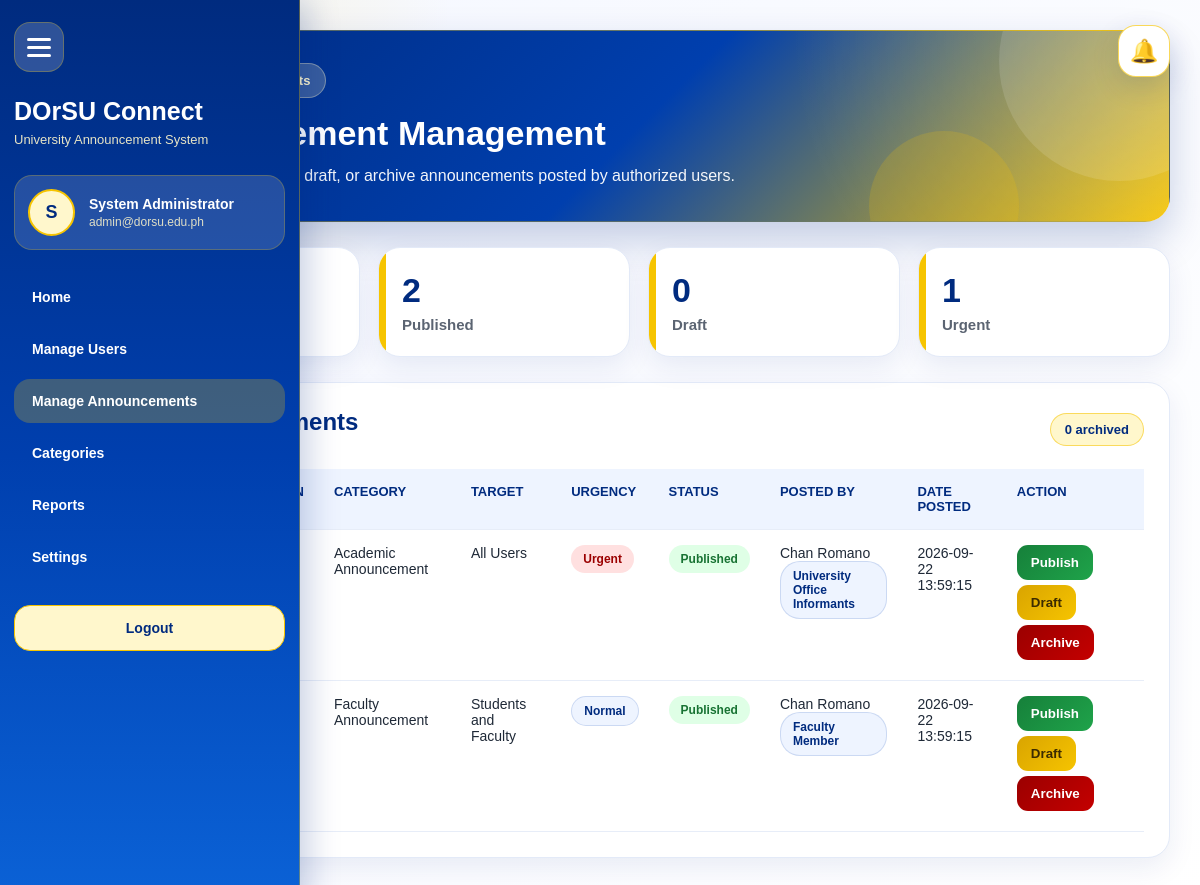
Page /dashboards/admin_dashboard.php?page=manage_announcements (signed in) on the committed database.
### tables this page shows
CREATE TABLE announcements (
    id INT AUTO_INCREMENT PRIMARY KEY,
    announcement_type ENUM('faculty', 'program') DEFAULT 'faculty',
    title VARCHAR(200) NOT NULL,
    description TEXT NOT NULL,
    announcement_date DATE NULL,
    announcement_time TIME NULL,
    faculty_name VARCHAR(150) NULL,
    program_name VARCHAR(150) NULL,
    category VARCHAR(100) DEFAULT 'General Announcement',
    target_audience VARCHAR(100) DEFAULT 'All Users',
    urgency ENUM('normal', 'urgent') DEFAULT 'normal',
    status ENUM('draft', 'published', 'archived') DEFAULT 'published',
    posted_by INT NOT NULL,
    created_at TIMESTAMP DEFAULT CURRENT_TIMESTAMP,
    updated_at TIMESTAMP NULL DEFAULT NULL ON UPDATE CURRENT_TIMESTAMP,
    CONSTRAINT fk_announcements_posted_by
        FOREIGN KEY (posted_by) REFERENCES users(id) ON DELETE CASCADE
);

CREATE TABLE users (
    id INT AUTO_INCREMENT PRIMARY KEY,
    full_name VARCHAR(150) NOT NULL,
    email VARCHAR(150) NOT NULL UNIQUE,
    password VARCHAR(255) NOT NULL,
    role ENUM('admin', 'informant', 'faculty', 'student') NOT NULL,
    student_id VARCHAR(50) NULL,
    faculty_id VARCHAR(50) NULL,
    office_name VARCHAR(150) NULL,
    program VARCHAR(150) NULL,
    year_level VARCHAR(50) NULL,
    section VARCHAR(50) NULL,
    department VARCHAR(150) NULL,
    status ENUM('pending', 'approved', 'rejected') DEFAULT 'pending',
    created_at TIMESTAMP DEFAULT CURRENT_TIMESTAMP,
    reset_code VARCHAR(10) NULL,
    reset_code_expires DATETIME NULL
);

### includes/auth.php (called while the page is built, shortened)
<?php
function getUserFullName() {
    return isset($_SESSION["full_name"]) ? $_SESSION["full_name"] : "User";
}
function getUserEmail() {
    return isset($_SESSION["email"]) ? $_SESSION["email"] : "";
}
?>

### classes/Dashboard.php (called while the page is built, shortened)
<?php
class Dashboard {
    private $conn;
    public function __construct($conn = null) {
        $this->conn = $conn;
    }
    public function getTotalAnnouncementsByStatus($status) {
        $stmt = $this->conn->prepare("SELECT COUNT(*) AS total FROM announcements WHERE status = ?");
        $stmt->bind_param("s", $status);
        $stmt->execute();
        $result = $stmt->get_result();
        $total = 0;
        if ($result) {
            $total = $result->fetch_assoc()["total"];
        }
        return $total;
    }
    public function getTotalUrgentAnnouncements() {
        $result = $this->conn->query("SELECT COUNT(*) AS total FROM announcements WHERE urgency = 'urgent'");
        if ($result) {
            return $result->fetch_assoc()["total"];
        }
        return 0;
    }
    public function getAllAnnouncements() {
        return $this->conn->query("
            SELECT
                announcements.id,
                announcements.title,
                announcements.description,
                announcements.category,
                announcements.target_audience,
                announcements.urgency,
                announcements.status,
                announcements.created_at,
                users.full_name AS posted_by_name,
                users.role AS posted_by_role
            FROM announcements
            INNER JOIN users ON announcements.posted_by = users.id
            ORDER BY announcements.created_at DESC
        ");
    }
}
?>

### dashboards/admin_dashboard.php (the view, shortened to what this page needs)
<?php
require_once "../includes/auth.php";
require_once "../classes/Dashboard.php";
$dashboard = new Dashboard($conn);
$message = "";
$messageType = "";
$page = isset($_GET["page"]) ? $_GET["page"] : "home";
function getRoleDisplayName($role) {
    if ($role === "informant") {
        return "University Office Informants";
    }
    if ($role === "faculty") {
        return "Faculty Member";
    }
    return ucfirst($role);
}
$totalUsers = $dashboard->getTotalUsers();
$pendingUsers = $dashboard->getTotalByStatus("pending");
$approvedUsers = $dashboard->getTotalByStatus("approved");
$rejectedUsers = $dashboard->getTotalByStatus("rejected");
$totalStudents = $dashboard->getTotalByRole("student");
$totalFaculty = $dashboard->getTotalByRole("faculty");
$totalInformants = $dashboard->getTotalByRole("informant");
$totalAnnouncements = $dashboard->getTotalAnnouncements();
$publishedAnnouncements = $dashboard->getTotalAnnouncementsByStatus("published");
$draftAnnouncements = $dashboard->getTotalAnnouncementsByStatus("draft");
$archivedAnnouncements = $dashboard->getTotalAnnouncementsByStatus("archived");
$urgentAnnouncements = $dashboard->getTotalUrgentAnnouncements();
$allAnnouncements = $dashboard->getAllAnnouncements();
?>
<!DOCTYPE html>
<html lang="en">
<head>
</head>
<body>
<div class="layout">
    <aside class="sidebar">
        <div class="menu-icon">
            <span></span>
        </div>
        <div class="brand">
            <h2>DOrSU Connect</h2>
            <p>University Announcement System</p>
        </div>
        <div class="admin-profile">
            <div class="avatar">
                <?php echo strtoupper(substr(getUserFullName(), 0, 1)); ?>
            </div>
            <div class="profile-text">
                <h3><?php echo htmlspecialchars(getUserFullName()); ?></h3>
                <p><?php echo htmlspecialchars(getUserEmail()); ?></p>
            </div>
        </div>
        <nav class="nav">
            <a href="admin_dashboard.php?page=home" class="<?php echo $page === 'home' ? 'active' : ''; ?>">Home</a>
            <a href="admin_dashboard.php?page=manage_users" class="<?php echo $page === 'manage_users' ? 'active' : ''; ?>">Manage Users</a>
            <a href="admin_dashboard.php?page=manage_announcements" class="<?php echo $page === 'manage_announcements' ? 'active' : ''; ?>">Manage Announcements</a>
            <a href="admin_dashboard.php?page=categories" class="<?php echo $page === 'categories' ? 'active' : ''; ?>">Categories</a>
            <a href="admin_dashboard.php?page=reports" class="<?php echo $page === 'reports' ? 'active' : ''; ?>">Reports</a>
            <a href="admin_dashboard.php?page=settings" class="<?php echo $page === 'settings' ? 'active' : ''; ?>">Settings</a>
            <a href="../logout.php" class="logout">Logout</a>
        </nav>
    </aside>
    <main class="main">
        <?php include __DIR__ . "/notification_bell.php"; ?>
        <?php if ($page === "home"): ?>
            <section class="dashboard-header">
                <div class="header-content">
                    <span class="header-badge">Admin Dashboard</span>
                    <h1>Welcome, <?php echo htmlspecialchars(getUserFullName()); ?>!</h1>
                    <p>
                        <?php echo htmlspecialchars($dashboard->getWelcomeMessage("admin")); ?>
                        Use this dashboard to approve students, create staff accounts,
                        monitor account status, and prepare the system for official university announcements.
                    </p>
                </div>
            </section>
            <?php include __DIR__ . "/weather_widget.php"; ?>
            <?php if (!empty($message)): ?>
                <div class="message <?php echo $messageType; ?>">
                    <?php echo htmlspecialchars($message); ?>
                </div>
            <?php endif; ?>
            <section class="cards">
                <div class="card">
                    <div class="card-top">
                        <h3>Total Users</h3>
                    </div>
                    <h2><?php echo $totalUsers; ?></h2>
                </div>
                <div class="card">
                    <div class="card-top">
                        <h3>Pending Accounts</h3>
                    </div>
                    <h2><?php echo $pendingUsers; ?></h2>
                </div>
                <div class="card">
                    <div class="card-top">
                        <h3>Approved Accounts</h3>
                    </div>
                    <h2><?php echo $approvedUsers; ?></h2>
                </div>
                <div class="card">
                    <div class="card-top">
                        <h3>Rejected Accounts</h3>
                    </div>
                    <h2><?php echo $rejectedUsers; ?></h2>
                </div>
                <div class="card">
                    <div class="card-top">
                        <h3>Students</h3>
                    </div>
                    <h2><?php echo $totalStudents; ?></h2>
                </div>
                <div class="card">
                    <div class="card-top">
                        <h3>Faculty Members</h3>
                    </div>
                    <h2><?php echo $totalFaculty; ?></h2>
                </div>
                <div class="card">
                    <div class="card-top">
                        <h3>University Office Informants</h3>
                    </div>
                    <h2><?php echo $totalInformants; ?></h2>
                </div>
                <div class="card">
                    <div class="card-top">
                        <h3>Total Announcements</h3>
                    </div>
                    <h2><?php echo $totalAnnouncements; ?></h2>
                </div>
            </section>
        <?php elseif ($page === "manage_announcements"): ?>
            <section class="dashboard-header">
                <div class="header-content">
                    <span class="header-badge">Manage Announcements</span>
                    <h1>Announcement Management</h1>
                    <p>View, monitor, publish, draft, or archive announcements posted by authorized users.</p>
                </div>
            </section>
            <section class="summary-grid">
                <div class="summary-box">
                    <h3><?php echo $totalAnnouncements; ?></h3>
                    <p>Total Announcements</p>
                </div>
                <div class="summary-box">
                    <h3><?php echo $publishedAnnouncements; ?></h3>
                    <p>Published</p>
                </div>
                <div class="summary-box">
                    <h3><?php echo $draftAnnouncements; ?></h3>
                    <p>Draft</p>
                </div>
                <div class="summary-box">
                    <h3><?php echo $urgentAnnouncements; ?></h3>
                    <p>Urgent</p>
                </div>
            </section>
            <section class="section">
                <div class="section-header">
                    <h2>All Announcements</h2>
                    <span class="section-label"><?php echo $archivedAnnouncements; ?> archived</span>
                </div>
                <?php if ($allAnnouncements && $allAnnouncements->num_rows > 0): ?>
                    <table>
                        <thead>
                            <tr>
                                <th>Title</th>
                                <th>Description</th>
                                <th>Category</th>
                                <th>Target</th>
                                <th>Urgency</th>
                                <th>Status</th>
                                <th>Posted By</th>
                                <th>Date Posted</th>
                                <th>Action</th>
                            </tr>
                        </thead>
                        <tbody>
                            <?php while ($announcement = $allAnnouncements->fetch_assoc()): ?>
                                <tr>
                                    <td><?php echo htmlspecialchars($announcement["title"]); ?></td>
                                    <td class="description-cell">
                                    </td>
                                    <td><?php echo htmlspecialchars($announcement["category"]); ?></td>
                                    <td><?php echo htmlspecialchars($announcement["target_audience"]); ?></td>
                                    <td><span class="badge <?php echo htmlspecialchars($announcement["urgency"]); ?>"><?php echo htmlspecialchars($announcement["urgency"]); ?></span></td>
                                    <td><span class="badge <?php echo htmlspecialchars($announcement["status"]); ?>"><?php echo htmlspecialchars($announcement["status"]); ?></span></td>
                                    <td>
                                        <?php echo htmlspecialchars($announcement["posted_by_name"]); ?><br>
                                        <span class="badge role">
                                            <?php echo htmlspecialchars(getRoleDisplayName($announcement["posted_by_role"])); ?>
                                        </span>
                                    </td>
                                    <td><?php echo htmlspecialchars($announcement["created_at"]); ?></td>
                                    <td>
                                        <form method="POST" class="action-form" action="admin_dashboard.php?page=manage_announcements">
                                            <button type="submit" class="btn publish">Publish</button>
                                        </form>
                                        <form method="POST" class="action-form" action="admin_dashboard.php?page=manage_announcements">
                                            <button type="submit" class="btn draft-btn">Draft</button>
                                        </form>
                                        <form method="POST" class="action-form" action="admin_dashboard.php?page=manage_announcements">
                                            <button type="submit" class="btn archive">Archive</button>
                                        </form>
                                    </td>
                                </tr>
                            <?php endwhile; ?>
                        </tbody>
                    </table>
                <?php else: ?>
                    <div class="empty">No announcements yet.</div>
                <?php endif; ?>
            </section>
        <?php endif; ?>
    </main>
</div>
</body>
</html>

### dashboards/notification_bell.php (shortened to what this page needs)
<div class="notification-wrapper">
    <div class="notification-bell" onclick="toggleNotificationDropdown()">
        🔔
    </div>
</div>

### dashboards/notification_bell.php (style rules this page uses)
.notification-wrapper { position: fixed; top: 25px; right: 30px; z-index: 999; }
.notification-bell { width: 52px; height: 52px; border-radius: 18px; background: white; border: 1px solid rgba(246, 196, 0, 0.65); box-shadow: 0 10px 28px rgba(0, 43, 127, 0.14); display: flex; justify-content: center; align-items: center; cursor: pointer; position: relative; transition: 0.25s; color: var(--dorsu-blue-dark, #002b7f); font-size: 23px; }

### rows in the picture
announcements: category "Academic Announcement", target_audience "All Users", urgency "Urgent", status "Published", posted_by.full_name "Chan Romano", posted_by.role "University Office Informants", created_at "2026-09-22 13:59:15"
announcements: category "Faculty Announcement", target_audience "Students and Faculty", urgency "Normal", status "Published", posted_by.full_name "Chan Romano", posted_by.role "Faculty Member", created_at "2026-09-22 13:59:15"

### other values in the picture
substr(getUserFullName(), 0, 1) "S"
getUserFullName() "System Administrator"
getUserEmail() "admin@dorsu.edu.ph"
$publishedAnnouncements "2"
$draftAnnouncements "0"
$urgentAnnouncements "1"
$archivedAnnouncements "0"
